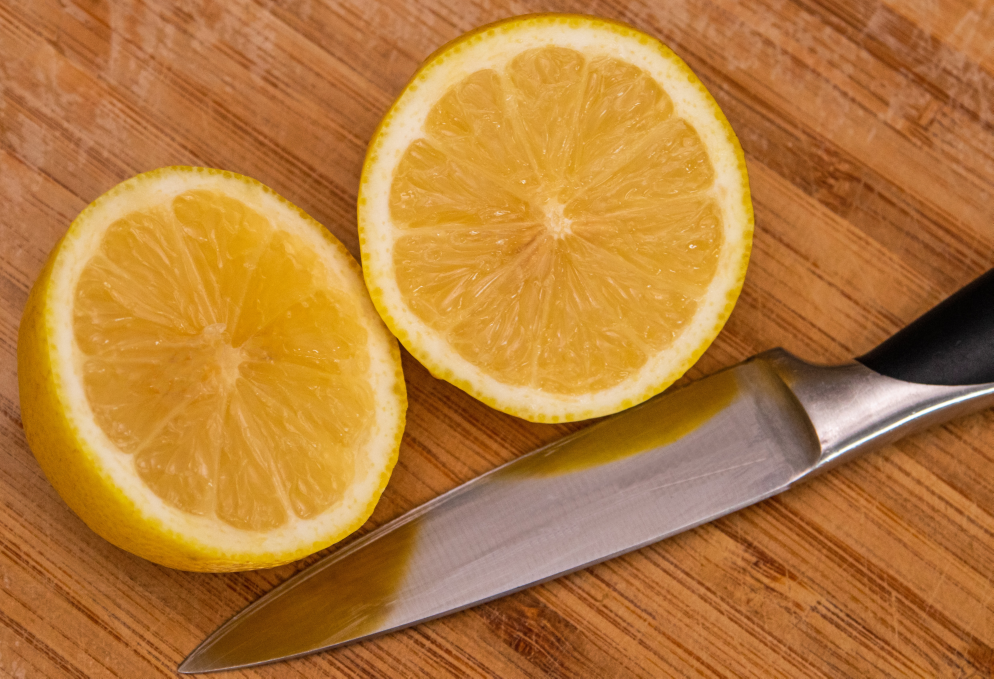
#> input picture test.jpg, 4966 x 3391 px (shown at 1/5 size)
$ python -i utilts.py   (imports and definitions only)
#> lines starting #> are read from the running program, lines starting #| are printed output that depends on the picture; after the words box and inside, x2 and y2 are one past the last pixel; in counts of white or black regions, pixels touching at a corner belong together
import cv2
import skimage.exposure
import numpy as np
from numpy.random import default_rng

# define random seed to change the pattern
seedval = 55
rng = default_rng(seed=seedval)

def create_segmentation_map(image):
    height, width = image.shape
    height -= 10
    width -= 10
    noise = rng.integers(0, 255, (height, width), np.uint8, True)
    blur = cv2.GaussianBlur(noise, (0, 0), sigmaX=15,
                            sigmaY=15, borderType=cv2.BORDER_DEFAULT)

    stretch = skimage.exposure.rescale_intensity(
        blur, in_range='image', out_range=(0, 255)).astype(np.uint8)

    thresh = cv2.threshold(stretch, 175, 255, cv2.THRESH_BINARY)[1]

    kernel = cv2.getStructuringElement(cv2.MORPH_ELLIPSE, (9, 9))
    result = cv2.morphologyEx(thresh, cv2.MORPH_OPEN, kernel)
    result = cv2.morphologyEx(result, cv2.MORPH_CLOSE, kernel)

    return result
    # cv2.imshow('result', result)
    # cv2.waitKey(0)
    # cv2.destroyAllWindows()


def create_add_blur(image,mask):
    height, width = image.shape
    kernel_size = (5, 5)  # You can change these values

    for i in range(height):
        for j in range(width):
            if mask[i][j] == 0:
                image[i][j] = cv2.GaussianBlur(image[i][j], kernel_size, 0)


    return image


>>> import cv2
>>> picture = cv2.imread('../test.jpg', cv2.IMREAD_GRAYSCALE)
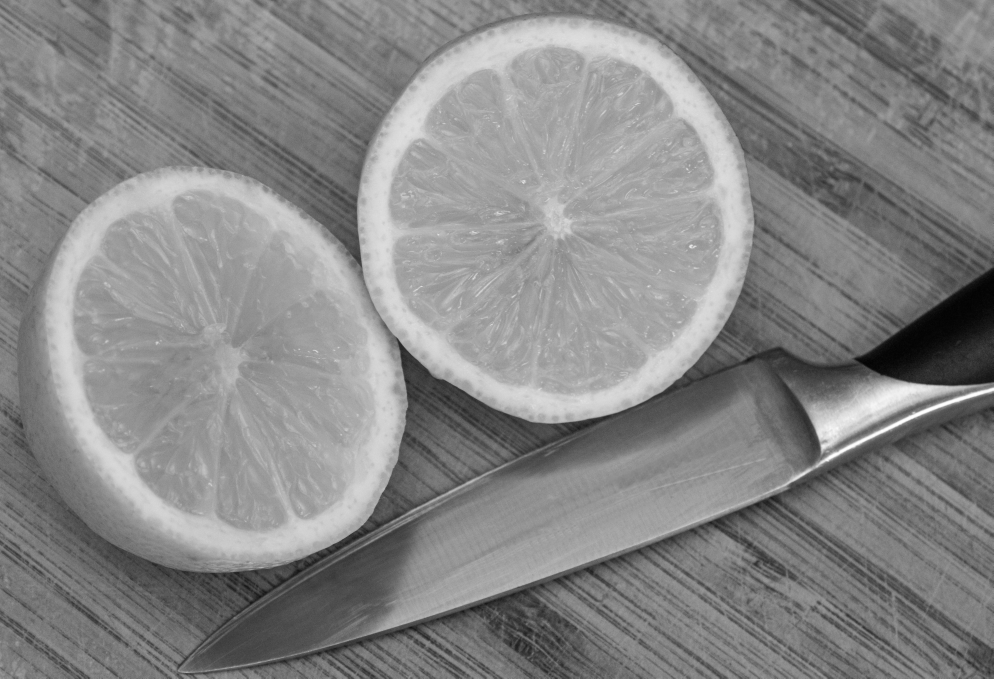
#> picture: shape (3391, 4966) (shown at 1/5 size); min 0, max 255, mean 134.4
>>> result = create_segmentation_map(picture)
#> in create_segmentation_map, `blur = cv2.GaussianBlur(noise, (0, 0), sigmaX=15, sigmaY=15, borderTyp..`:
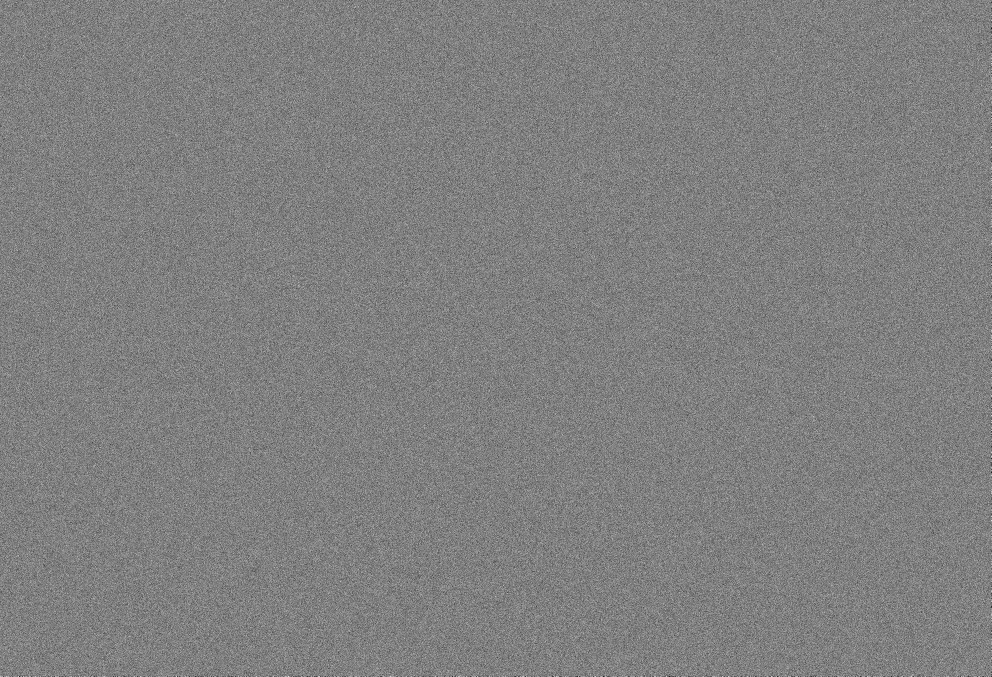
#> noise: shape (3381, 4956) (shown at 1/5 size); min 0, max 255, mean 127.5
#> in create_segmentation_map, `thresh = cv2.threshold(stretch, 175, 255, cv2.THRESH_BINARY)[1]`:
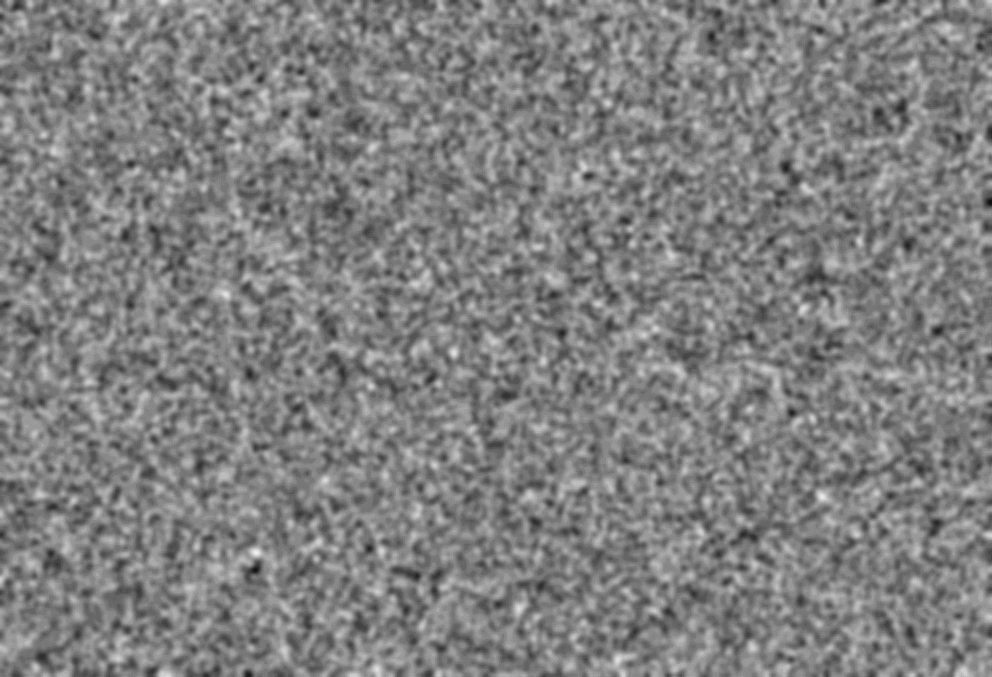
#> stretch: shape (3381, 4956) (shown at 1/5 size); min 0, max 255, mean 127.7
#> in create_segmentation_map, `result = cv2.morphologyEx(thresh, cv2.MORPH_OPEN, kernel)`:
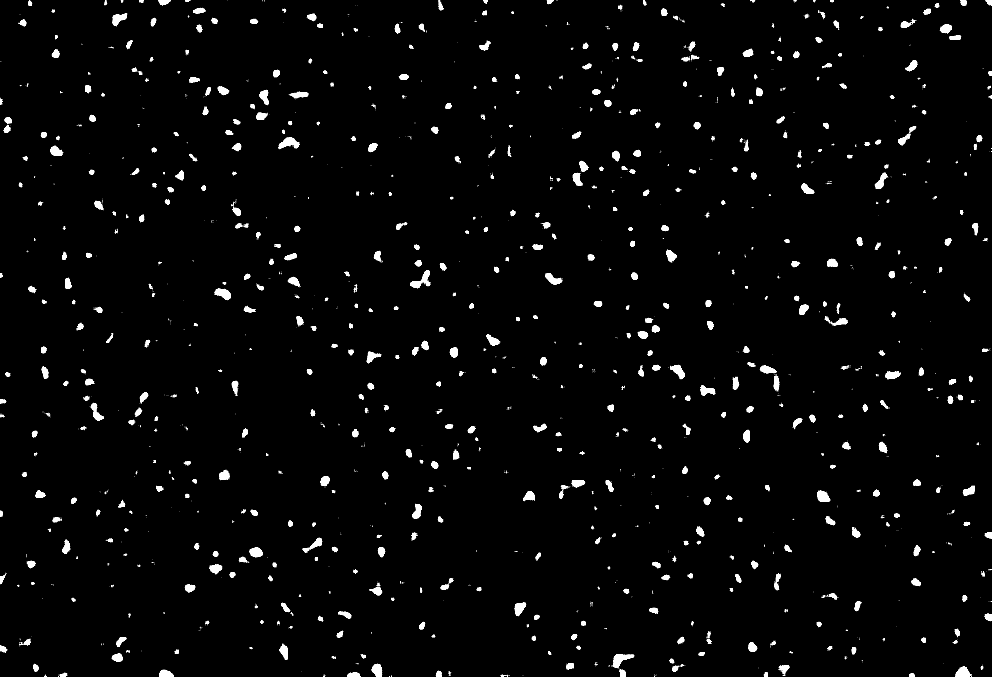
#> thresh: shape (3381, 4956) (shown at 1/5 size); 1.8% white; 11755 white regions (11117 under 20 px), largest, box (x1, y1, x2, y2) and area: (3068, 3270, 3170, 3340) 3166, (1390, 687, 1496, 744) 2674, (1079, 1444, 1154, 1498) 2501
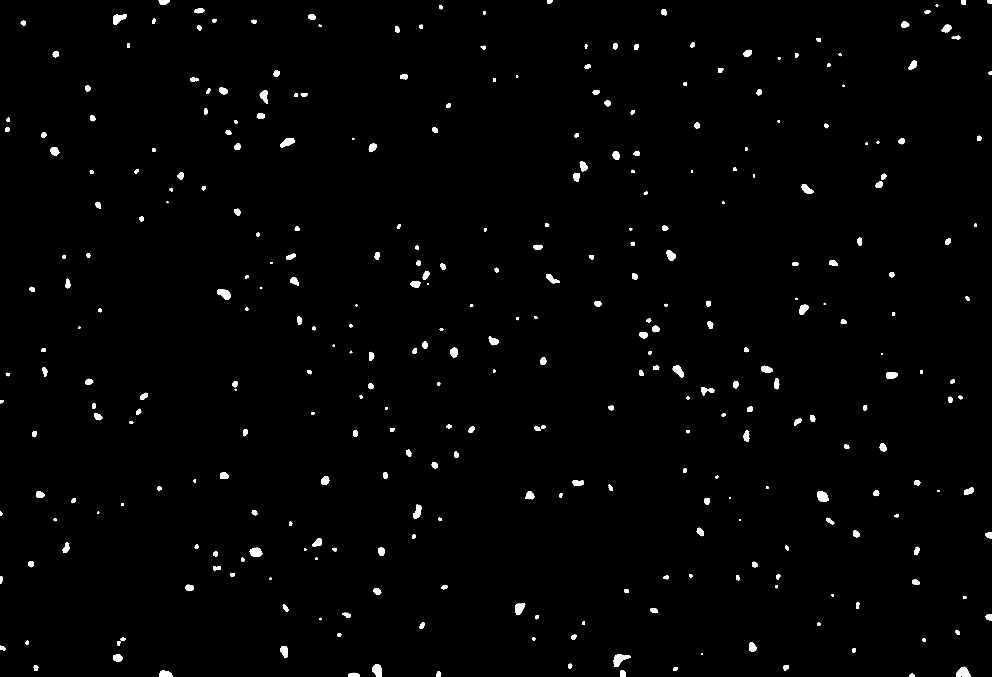
#> result: shape (3381, 4956) (shown at 1/5 size); 1.1% white; 332 white regions, largest, box (x1, y1, x2, y2) and area: (3069, 3271, 3154, 3335) 2758, (4780, 3334, 4852, 3381) 2255, (1085, 1448, 1152, 1498) 2223
